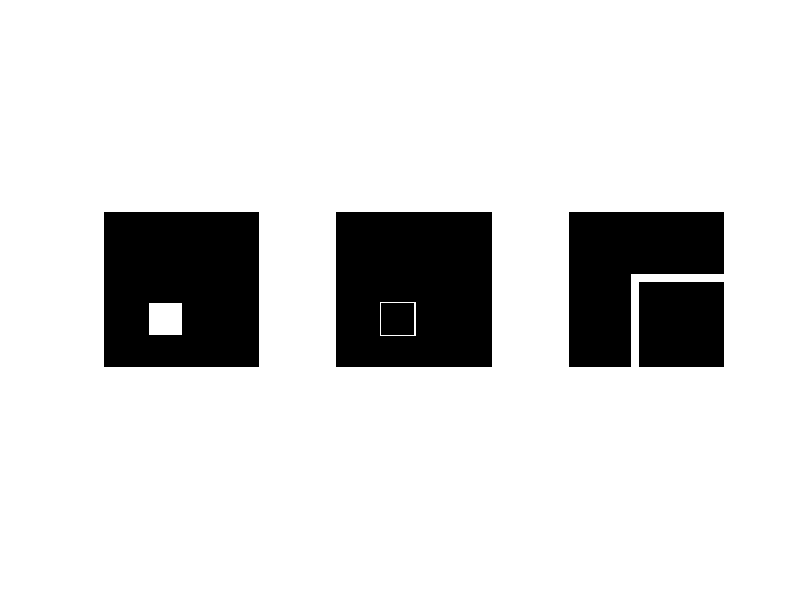

Recreate this plot in MATLAB.
clear all; close all;
%% generate dot image
x = zeros(100,1);
x1 = x+1;
im = zeros(100,100);
xx = 60;
xy = 80;
yx = 30;
yy = yx+xy-xx;
for i = 1:100
    if i < xy && i >= xx
        im(i,yx:yy) = x1(xx:xy);
    else
        im(i,:) = x;
    end
end

%% laplacian filter
L_f = [1,1,1;1,-8,1;1,1,1];
im_L_f = imfilter(im,L_f);
p = im_L_f(51:70,21:40);

%% plot
figure();
subplot(1,3,1)
imshow(im)
subplot(1,3,2)
imshow(im_L_f)
subplot(1,3,3)
imshow(p)